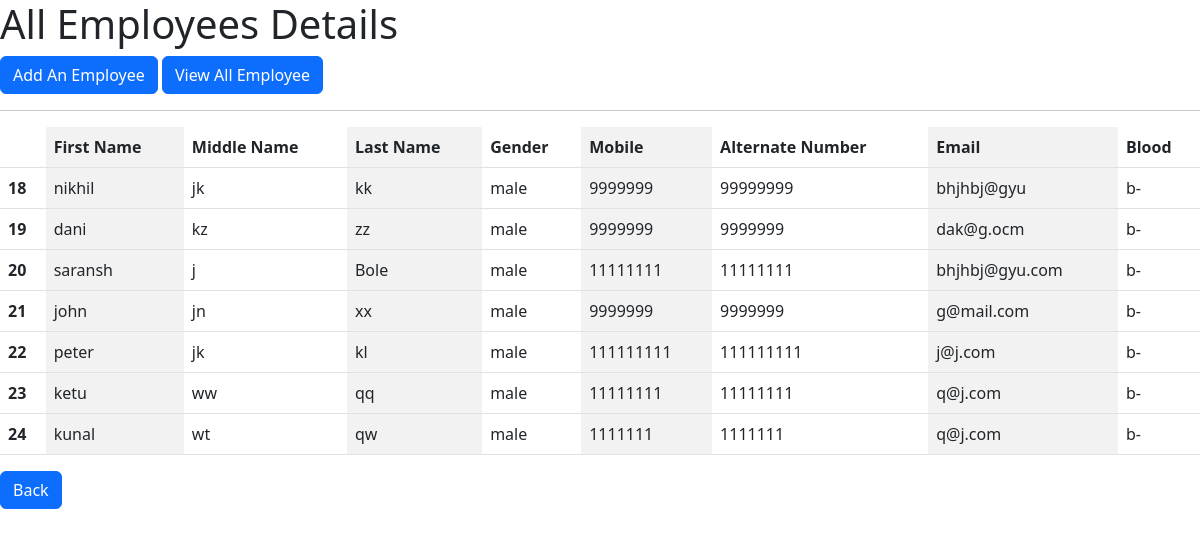
Screenshot of /viewall with the database file from the repository.
### polls/models.py (models this page shows)
class Employee(models.Model):
    firstname = models.CharField(max_length=100, null=False)
    middlename = models.CharField(max_length=100)
    lastname = models.CharField(max_length=100)
    gender = models.CharField(max_length=100)
    mobile = models.IntegerField(default=0)
    alt_no = models.IntegerField(default=0)
    email = models.CharField(max_length=100)
    blood = models.CharField(max_length=100)
    def __str__(self):
       return self.firstname

### polls/views.py (the view)
# urls.py: path('viewall', views.view, name='view'),
def view(request):
    emps = Employee.objects.all()
    context = {
        'emps':emps
    }
    print(context)
    return render(request,'viewall.html',context)

### polls/templates/viewall.html (shortened to what this page needs)
<!DOCTYPE html>
    <html lang="en">
    <head>
        <link href="https://cdn.jsdelivr.net/npm/bootstrap@5.2.0/dist/css/bootstrap.min.css" rel="stylesheet">
    </head>
    <body>
    <h1>All Employees Details</h1>
    <a class="btn btn-primary" href="/addemp" role="button">Add An Employee</a>
    <a class="btn btn-primary" href="/viewall" role="button">View All Employee</a>
    <table class="table table-striped-columns" >
        <hr>
            <thead>
            <tr>
                <th scope="col"></th>
                <th scope="col"> First Name</th>
                <th scope="col"> Middle Name</th>
                <th scope="col"> Last Name</th>
                <th scope="col"> Gender</th>
                <th scope="col"> Mobile</th>
                <th scope="col"> Alternate Number</th>
                <th scope="col"> Email</th>
                <th scope="col"> Blood</th>
            </tr>
            </thead>
            {% for emp in emps %}
            <tbody>
            <tr>
                <th scope="row"> {{emp.id}}</th>
                <td> {{emp.firstname}}</td>
                <td> {{emp.middlename}}</td>
                <td> {{emp.lastname}}</td>
                <td> {{emp.gender}}</td>
                <td> {{emp.mobile}}</td>
                <td> {{emp.alt_no}}</td>
                <td> {{emp.email}}</td>
                <td> {{emp.blood}}</td>
            </tr>
            </tbody>
            {% endfor %}
        </table>
        <a class="btn btn-primary" href="/" role="button">Back</a>
    </body>
    </html>
</body>
</html>

### rows the page displays
Employee: id "18", firstname "nikhil", middlename "jk", lastname "kk", gender "male", mobile "9999999", alt_no "99999999", email "bhjhbj@gyu", blood "b-"
Employee: id "19", firstname "dani", middlename "kz", lastname "zz", gender "male", mobile "9999999", alt_no "9999999", email "dak@g.ocm", blood "b-"
Employee: id "20", firstname "saransh", middlename "j", lastname "Bole", gender "male", mobile "11111111", alt_no "11111111", email "bhjhbj@gyu.com", blood "b-"
Employee: id "21", firstname "john", middlename "jn", lastname "xx", gender "male", mobile "9999999", alt_no "9999999", email "g@mail.com", blood "b-"
Employee: id "22", firstname "peter", middlename "jk", lastname "kl", gender "male", mobile "111111111", alt_no "111111111", email "j@j.com", blood "b-"
Employee: id "23", firstname "ketu", middlename "ww", lastname "qq", gender "male", mobile "11111111", alt_no "11111111", email "q@j.com", blood "b-"
Employee: id "24", firstname "kunal", middlename "wt", lastname "qw", gender "male", mobile "1111111", alt_no "1111111", email "q@j.com", blood "b-"
